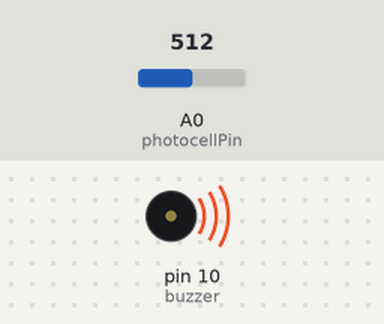
A sketch run on a simulated Arduino Uno, built with avr-gcc and run on an emulated ATmega328P. Parts: buzzer (waves = sounding). The test bench sets the inputs (shaded band); at power-on: A0 (photocellPin) = 512.

Above: at 18.0 s.
18.1 s: A0 (photocellPin) set to 55
32.2 s: A0 (photocellPin) set to 45
46.3 s: A0 (photocellPin) set to 122
At 52.2 s:
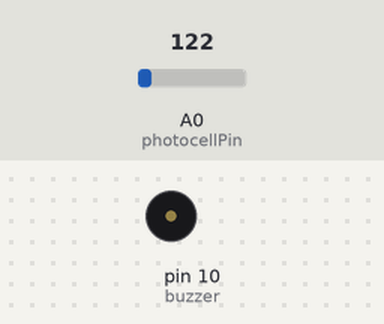
60.4 s: A0 (photocellPin) set to 40
Timing chart, 0 to 66.7 s (numbered marks = the images above; inputs shaded):
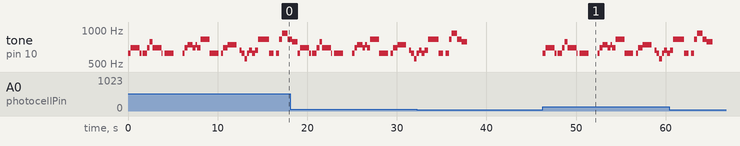

The sketch:

VivirAsiEsMorirDeAmor.ino
```cpp
const int buzzer = 10;
int photocellPin = A0;

const float songSpeed = 1.0;

#define C5 523
#define Db5 554
#define D5 587
#define Eb5 622
#define E5 659
#define F5 698
#define Gb5 740
#define G5 784
#define Ab5 831
#define Bb5 932

int notes[] = {
  Eb5, F5, Eb5, 0, Eb5, F5, G5, F5, Eb5, 0, Eb5, //vivir asi es morir de amor
  0,
  Eb5, F5, Gb5, Gb5, F5, Gb5, F5, Ab5, Eb5, // por amor tengo el alma herida
  0,
  Eb5, F5, Gb5, //por amoooor
  0,
  E5, Eb5, Db5, Eb5, E5, Eb5, E5, Ab5, Ab5, Eb5, // no quiero mas vida que su vida
  0,
  Eb5, Ab5, Bb5, Ab5, G5 //melancolia
    };

int durations[] = {
  300, 1000, 250, 100, 500, 300, 300, 1000, 100, 250, 1000,
  1000,
  250, 300, 300, 300, 300, 200, 350, 1000,
  1000,
  300, 250, 500,
  1000,
  300, 250, 300, 300, 250, 300, 350, 350, 500, 700,
  500,
  300, 350, 300, 600, 500
    };

void setup()
{pinMode(photocellPin, INPUT);
}

void loop()
{ const int totalNotes = sizeof(notes) / sizeof(int);
 int photocellValue = analogRead(photocellPin);
 Serial.println(photocellValue);

 if (photocellValue > 50){
    for (int i = 0; i < totalNotes; i++)
  {
    const int currentNote = notes[i];
    float wait = durations[i] / songSpeed;
    // Play tone if currentNote is not 0 frequency, otherwise pause (noTone)
    if (currentNote != 0)
    {
      tone(buzzer, notes[i], wait); // tone(pin, frequency, duration)
    }
    else
    {
      noTone(buzzer);
    }
    // delay is used to wait for tone to finish playing before moving to next loop
    delay(wait);
  }
  }
}
```

Measured:
- after the input at 46.3 s, tone on pin 10 (buzzer): plays 622 Hz for 0.30 s, 698 Hz for 1.0 s, 622 Hz for 0.25 s, 622 Hz for 0.50 s, 698 Hz for 0.30 s, 784 Hz for 0.30 s … (26 notes in this stretch), starting at once
- by itself, tone on pin 10 (buzzer): plays 622 Hz for 0.30 s, 698 Hz for 1.0 s, 622 Hz for 0.25 s, 622 Hz for 0.50 s, 698 Hz for 0.30 s, 784 Hz for 0.30 s … (33 notes in this stretch)
